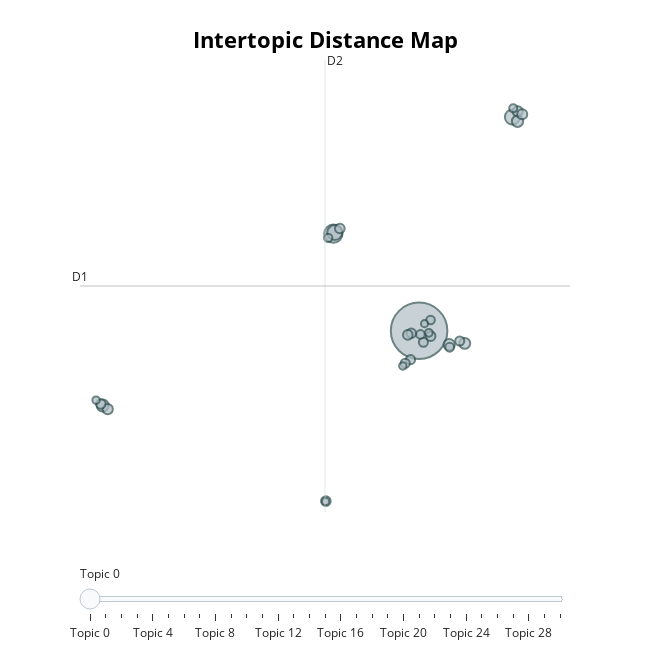

Write notebook code for a chart like this one.
### Code cell
dark_model.visualize_topics()

### Figure 1 — Plotly figure (JSON) as saved in the notebook; plotly's stock layout.template omitted (floating-point values rounded to 4 significant figures)
{"data": [{"customdata": [[0, "blocklists | p2p | blocking | block | vpns", 698], [1, "privacy | analytics | google | safeguard | data", 73], [2, "rodneyyouplonker | 2023 | freedom | nov | dec", 50], [3, "illinois | lawsuit | facial | biometric | claiming", 49], [4, "encryption | encrypted | privacyprotective | security | unencrypted", 32], [5, "copyright | infringement | copyrighted | lawsuit | piracy", 28], [6, "snooping | platform | spyware | european | government", 28], [7, "lza | rza | gza | 2023 | cdda", 26], [8, "2025 | 2024 | banning | facebook | ban", 23], [9, "crypto | 2024 | happen | doomed | ending", 23], [10, "encryption | criminal | outlawing | investigation | terrorism", 22], [11, "crypto | cryptocurrencies | decentralized | banking | bank", 20], [12, "proxybay | cached | offlinebay | proxy | contrail", 20], [13, "dht | settlement | claim | extortionate | move", 20], [14, "blocklists | p2p | vpn | filter | traffic", 20], [15, "privacy | tribler | client | slow | support", 20], [16, "blocklists | vpn | secure | slow | sty", 20], [17, "seedbox | seedboxes | tracker | upload | uploads", 18], [18, "linux | distro | programmed | programmer | window", 18], [19, "wifi | portforwarding | port | router | window", 18], [20, "webtorrent | torrent | streaming | seedbox | vps", 18], [21, "duckduckgo | search | searching | google | feature", 17], [22, "vpns | vpn | purevpn | vyprvpn | privacy", 16], [23, "tracker | tracking | track | h265 | x265", 16], [24, "surveillance | police | rcmp | hacking | wiretap", 15], [25, "ban | canada | effect | 2025 | banned", 14], [26, "github | git | tor | gitlab | oniongit", 13], [27, "kenya | passport | mpesa | sim | wallet", 12], [28, "youtube | peertube | torrent | vimeo | app", 12], [29, "review | site | thanks | choice | thank", 12], [30, "telecommunication | telecom | provider | traffic | surveillance", 11]], "hovertemplate": "<b>Topic %{customdata[0]}</b><br>%{customdata[1]}<br>Size: %{customdata[2]}", "legendgroup": "", "marker": {"color": "#B0BEC5", "line": {"color": "DarkSlateGrey", "width": 2}, "size": [698, 73, 50, 49, 32, 28, 28, 26, 23, 23, 22, 20, 20, 20, 20, 20, 20, 18, 18, 18, 18, 17, 16, 16, 15, 14, 13, 12, 12, 12, 11], "sizemode": "area", "sizeref": 0.4363, "symbol": "circle"}, "mode": "markers", "name": "", "orientation": "v", "showlegend": false, "type": "scatter", "x": [10.58, 6.376, 15.16, 6.439, -4.948, 15.41, 12.06, 12.82, 15.42, -4.701, 15.64, -5.036, 6.004, 11.15, 10.2, 6.69, 10.03, 10.16, 12.58, 10.79, 9.902, 12.08, 10.65, 11.14, 6.12, 15.2, 11.06, -5.27, 9.783, 5.99, 10.85], "xaxis": "x", "y": [6.078, 12.0, 19.1, 12.06, 1.531, 18.84, 5.238, 5.315, 19.45, 1.305, 19.27, 1.62, -4.297, 5.75, 5.929, 12.31, 5.829, 4.322, 5.458, 5.38, 4.1, 5.076, 5.86, 6.732, 11.74, 19.63, 5.958, 1.853, 3.939, -4.312, 6.516], "yaxis": "y"}], "layout": {"annotations": [{"showarrow": false, "text": "D1", "x": -6.061, "y": 8.808, "yshift": 10}, {"showarrow": false, "text": "D2", "x": 5.962, "xshift": 10, "y": 22.58}], "height": 650, "hoverlabel": {"bgcolor": "white", "font": {"family": "Rockwell", "size": 16}}, "legend": {"itemsizing": "constant", "tracegroupgap": 0}, "margin": {"t": 60}, "shapes": [{"line": {"color": "#CFD8DC", "width": 2}, "type": "line", "x0": 5.962, "x1": 5.962, "y0": -4.959, "y1": 22.58}, {"line": {"color": "#9E9E9E", "width": 2}, "type": "line", "x0": -6.061, "x1": 17.99, "y0": 8.808, "y1": 8.808}], "sliders": [{"active": 0, "pad": {"t": 50}, "steps": [{"args": [{"marker.color": [["red", "#B0BEC5", "#B0BEC5", "#B0BEC5", "#B0BEC5", "#B0BEC5", "#B0BEC5", "#B0BEC5", "#B0BEC5", "#B0BEC5", "#B0BEC5", "#B0BEC5", "#B0BEC5", "#B0BEC5", "#B0BEC5", "#B0BEC5", "#B0BEC5", "#B0BEC5", "#B0BEC5", "#B0BEC5", "#B0BEC5", "#B0BEC5", "#B0BEC5", "#B0BEC5", "#B0BEC5", "#B0BEC5", "#B0BEC5", "#B0BEC5", "#B0BEC5", "#B0BEC5", "#B0BEC5"]]}], "label": "Topic 0", "method": "update"}, {"args": [{"marker.color": [["#B0BEC5", "red", "#B0BEC5", "#B0BEC5", "#B0BEC5", "#B0BEC5", "#B0BEC5", "#B0BEC5", "#B0BEC5", "#B0BEC5", "#B0BEC5", "#B0BEC5", "#B0BEC5", "#B0BEC5", "#B0BEC5", "#B0BEC5", "#B0BEC5", "#B0BEC5", "#B0BEC5", "#B0BEC5", "#B0BEC5", "#B0BEC5", "#B0BEC5", "#B0BEC5", "#B0BEC5", "#B0BEC5", "#B0BEC5", "#B0BEC5", "#B0BEC5", "#B0BEC5", "#B0BEC5"]]}], "label": "Topic 1", "method": "update"}, {"args": [{"marker.color": [["#B0BEC5", "#B0BEC5", "red", "#B0BEC5", "#B0BEC5", "#B0BEC5", "#B0BEC5", "#B0BEC5", "#B0BEC5", "#B0BEC5", "#B0BEC5", "#B0BEC5", "#B0BEC5", "#B0BEC5", "#B0BEC5", "#B0BEC5", "#B0BEC5", "#B0BEC5", "#B0BEC5", "#B0BEC5", "#B0BEC5", "#B0BEC5", "#B0BEC5", "#B0BEC5", "#B0BEC5", "#B0BEC5", "#B0BEC5", "#B0BEC5", "#B0BEC5", "#B0BEC5", "#B0BEC5"]]}], "label": "Topic 2", "method": "update"}, {"args": [{"marker.color": [["#B0BEC5", "#B0BEC5", "#B0BEC5", "red", "#B0BEC5", "#B0BEC5", "#B0BEC5", "#B0BEC5", "#B0BEC5", "#B0BEC5", "#B0BEC5", "#B0BEC5", "#B0BEC5", "#B0BEC5", "#B0BEC5", "#B0BEC5", "#B0BEC5", "#B0BEC5", "#B0BEC5", "#B0BEC5", "#B0BEC5", "#B0BEC5", "#B0BEC5", "#B0BEC5", "#B0BEC5", "#B0BEC5", "#B0BEC5", "#B0BEC5", "#B0BEC5", "#B0BEC5", "#B0BEC5"]]}], "label": "Topic 3", "method": "update"}, {"args": [{"marker.color": [["#B0BEC5", "#B0BEC5", "#B0BEC5", "#B0BEC5", "red", "#B0BEC5", "#B0BEC5", "#B0BEC5", "#B0BEC5", "#B0BEC5", "#B0BEC5", "#B0BEC5", "#B0BEC5", "#B0BEC5", "#B0BEC5", "#B0BEC5", "#B0BEC5", "#B0BEC5", "#B0BEC5", "#B0BEC5", "#B0BEC5", "#B0BEC5", "#B0BEC5", "#B0BEC5", "#B0BEC5", "#B0BEC5", "#B0BEC5", "#B0BEC5", "#B0BEC5", "#B0BEC5", "#B0BEC5"]]}], "label": "Topic 4", "method": "update"}, {"args": [{"marker.color": [["#B0BEC5", "#B0BEC5", "#B0BEC5", "#B0BEC5", "#B0BEC5", "red", "#B0BEC5", "#B0BEC5", "#B0BEC5", "#B0BEC5", "#B0BEC5", "#B0BEC5", "#B0BEC5", "#B0BEC5", "#B0BEC5", "#B0BEC5", "#B0BEC5", "#B0BEC5", "#B0BEC5", "#B0BEC5", "#B0BEC5", "#B0BEC5", "#B0BEC5", "#B0BEC5", "#B0BEC5", "#B0BEC5", "#B0BEC5", "#B0BEC5", "#B0BEC5", "#B0BEC5", "#B0BEC5"]]}], "label": "Topic 5", "method": "update"}, {"args": [{"marker.color": [["#B0BEC5", "#B0BEC5", "#B0BEC5", "#B0BEC5", "#B0BEC5", "#B0BEC5", "red", "#B0BEC5", "#B0BEC5", "#B0BEC5", "#B0BEC5", "#B0BEC5", "#B0BEC5", "#B0BEC5", "#B0BEC5", "#B0BEC5", "#B0BEC5", "#B0BEC5", "#B0BEC5", "#B0BEC5", "#B0BEC5", "#B0BEC5", "#B0BEC5", "#B0BEC5", "#B0BEC5", "#B0BEC5", "#B0BEC5", "#B0BEC5", "#B0BEC5", "#B0BEC5", "#B0BEC5"]]}], "label": "Topic 6", "method": "update"}, {"args": [{"marker.color": [["#B0BEC5", "#B0BEC5", "#B0BEC5", "#B0BEC5", "#B0BEC5", "#B0BEC5", "#B0BEC5", "red", "#B0BEC5", "#B0BEC5", "#B0BEC5", "#B0BEC5", "#B0BEC5", "#B0BEC5", "#B0BEC5", "#B0BEC5", "#B0BEC5", "#B0BEC5", "#B0BEC5", "#B0BEC5", "#B0BEC5", "#B0BEC5", "#B0BEC5", "#B0BEC5", "#B0BEC5", "#B0BEC5", "#B0BEC5", "#B0BEC5", "#B0BEC5", "#B0BEC5", "#B0BEC5"]]}], "label": "Topic 7", "method": "update"}, {"args": [{"marker.color": [["#B0BEC5", "#B0BEC5", "#B0BEC5", "#B0BEC5", "#B0BEC5", "#B0BEC5", "#B0BEC5", "#B0BEC5", "red", "#B0BEC5", "#B0BEC5", "#B0BEC5", "#B0BEC5", "#B0BEC5", "#B0BEC5", "#B0BEC5", "#B0BEC5", "#B0BEC5", "#B0BEC5", "#B0BEC5", "#B0BEC5", "#B0BEC5", "#B0BEC5", "#B0BEC5", "#B0BEC5", "#B0BEC5", "#B0BEC5", "#B0BEC5", "#B0BEC5", "#B0BEC5", "#B0BEC5"]]}], "label": "Topic 8", "method": "update"}, {"args": [{"marker.color": [["#B0BEC5", "#B0BEC5", "#B0BEC5", "#B0BEC5", "#B0BEC5", "#B0BEC5", "#B0BEC5", "#B0BEC5", "#B0BEC5", "red", "#B0BEC5", "#B0BEC5", "#B0BEC5", "#B0BEC5", "#B0BEC5", "#B0BEC5", "#B0BEC5", "#B0BEC5", "#B0BEC5", "#B0BEC5", "#B0BEC5", "#B0BEC5", "#B0BEC5", "#B0BEC5", "#B0BEC5", "#B0BEC5", "#B0BEC5", "#B0BEC5", "#B0BEC5", "#B0BEC5", "#B0BEC5"]]}], "label": "Topic 9", "method": "update"}, {"args": [{"marker.color": [["#B0BEC5", "#B0BEC5", "#B0BEC5", "#B0BEC5", "#B0BEC5", "#B0BEC5", "#B0BEC5", "#B0BEC5", "#B0BEC5", "#B0BEC5", "red", "#B0BEC5", "#B0BEC5", "#B0BEC5", "#B0BEC5", "#B0BEC5", "#B0BEC5", "#B0BEC5", "#B0BEC5", "#B0BEC5", "#B0BEC5", "#B0BEC5", "#B0BEC5", "#B0BEC5", "#B0BEC5", "#B0BEC5", "#B0BEC5", "#B0BEC5", "#B0BEC5", "#B0BEC5", "#B0BEC5"]]}], "label": "Topic 10", "method": "update"}, {"args": [{"marker.color": [["#B0BEC5", "#B0BEC5", "#B0BEC5", "#B0BEC5", "#B0BEC5", "#B0BEC5", "#B0BEC5", "#B0BEC5", "#B0BEC5", "#B0BEC5", "#B0BEC5", "red", "#B0BEC5", "#B0BEC5", "#B0BEC5", "#B0BEC5", "#B0BEC5", "#B0BEC5", "#B0BEC5", "#B0BEC5", "#B0BEC5", "#B0BEC5", "#B0BEC5", "#B0BEC5", "#B0BEC5", "#B0BEC5", "#B0BEC5", "#B0BEC5", "#B0BEC5", "#B0BEC5", "#B0BEC5"]]}], "label": "Topic 11", "method": "update"}, {"args": [{"marker.color": [["#B0BEC5", "#B0BEC5", "#B0BEC5", "#B0BEC5", "#B0BEC5", "#B0BEC5", "#B0BEC5", "#B0BEC5", "#B0BEC5", "#B0BEC5", "#B0BEC5", "#B0BEC5", "red", "#B0BEC5", "#B0BEC5", "#B0BEC5", "#B0BEC5", "#B0BEC5", "#B0BEC5", "#B0BEC5", "#B0BEC5", "#B0BEC5", "#B0BEC5", "#B0BEC5", "#B0BEC5", "#B0BEC5", "#B0BEC5", "#B0BEC5", "#B0BEC5", "#B0BEC5", "#B0BEC5"]]}], "label": "Topic 12", "method": "update"}, {"args": [{"marker.color": [["#B0BEC5", "#B0BEC5", "#B0BEC5", "#B0BEC5", "#B0BEC5", "#B0BEC5", "#B0BEC5", "#B0BEC5", "#B0BEC5", "#B0BEC5", "#B0BEC5", "#B0BEC5", "#B0BEC5", "red", "#B0BEC5", "#B0BEC5", "#B0BEC5", "#B0BEC5", "#B0BEC5", "#B0BEC5", "#B0BEC5", "#B0BEC5", "#B0BEC5", "#B0BEC5", "#B0BEC5", "#B0BEC5", "#B0BEC5", "#B0BEC5", "#B0BEC5", "#B0BEC5", "#B0BEC5"]]}], "label": "Topic 13", "method": "update"}, {"args": [{"marker.color": [["#B0BEC5", "#B0BEC5", "#B0BEC5", "#B0BEC5", "#B0BEC5", "#B0BEC5", "#B0BEC5", "#B0BEC5", "#B0BEC5", "#B0BEC5", "#B0BEC5", "#B0BEC5", "#B0BEC5", "#B0BEC5", "red", "#B0BEC5", "#B0BEC5", "#B0BEC5", "#B0BEC5", "#B0BEC5", "#B0BEC5", "#B0BEC5", "#B0BEC5", "#B0BEC5", "#B0BEC5", "#B0BEC5", "#B0BEC5", "#B0BEC5", "#B0BEC5", "#B0BEC5", "#B0BEC5"]]}], "label": "Topic 14", "method": "update"}, {"args": [{"marker.color": [["#B0BEC5", "#B0BEC5", "#B0BEC5", "#B0BEC5", "#B0BEC5", "#B0BEC5", "#B0BEC5", "#B0BEC5", "#B0BEC5", "#B0BEC5", "#B0BEC5", "#B0BEC5", "#B0BEC5", "#B0BEC5", "#B0BEC5", "red", "#B0BEC5", "#B0BEC5", "#B0BEC5", "#B0BEC5", "#B0BEC5", "#B0BEC5", "#B0BEC5", "#B0BEC5", "#B0BEC5", "#B0BEC5", "#B0BEC5", "#B0BEC5", "#B0BEC5", "#B0BEC5", "#B0BEC5"]]}], "label": "Topic 15", "method": "update"}, {"args": [{"marker.color": [["#B0BEC5", "#B0BEC5", "#B0BEC5", "#B0BEC5", "#B0BEC5", "#B0BEC5", "#B0BEC5", "#B0BEC5", "#B0BEC5", "#B0BEC5", "#B0BEC5", "#B0BEC5", "#B0BEC5", "#B0BEC5", "#B0BEC5", "#B0BEC5", "red", "#B0BEC5", "#B0BEC5", "#B0BEC5", "#B0BEC5", "#B0BEC5", "#B0BEC5", "#B0BEC5", "#B0BEC5", "#B0BEC5", "#B0BEC5", "#B0BEC5", "#B0BEC5", "#B0BEC5", "#B0BEC5"]]}], "label": "Topic 16", "method": "update"}, {"args": [{"marker.color": [["#B0BEC5", "#B0BEC5", "#B0BEC5", "#B0BEC5", "#B0BEC5", "#B0BEC5", "#B0BEC5", "#B0BEC5", "#B0BEC5", "#B0BEC5", "#B0BEC5", "#B0BEC5", "#B0BEC5", "#B0BEC5", "#B0BEC5", "#B0BEC5", "#B0BEC5", "red", "#B0BEC5", "#B0BEC5", "#B0BEC5", "#B0BEC5", "#B0BEC5", "#B0BEC5", "#B0BEC5", "#B0BEC5", "#B0BEC5", "#B0BEC5", "#B0BEC5", "#B0BEC5", "#B0BEC5"]]}], "label": "Topic 17", "method": "update"}, {"args": [{"marker.color": [["#B0BEC5", "#B0BEC5", "#B0BEC5", "#B0BEC5", "#B0BEC5", "#B0BEC5", "#B0BEC5", "#B0BEC5", "#B0BEC5", "#B0BEC5", "#B0BEC5", "#B0BEC5", "#B0BEC5", "#B0BEC5", "#B0BEC5", "#B0BEC5", "#B0BEC5", "#B0BEC5", "red", "#B0BEC5", "#B0BEC5", "#B0BEC5", "#B0BEC5", "#B0BEC5", "#B0BEC5", "#B0BEC5", "#B0BEC5", "#B0BEC5", "#B0BEC5", "#B0BEC5", "#B0BEC5"]]}], "label": "Topic 18", "method": "update"}, {"args": [{"marker.color": [["#B0BEC5", "#B0BEC5", "#B0BEC5", "#B0BEC5", "#B0BEC5", "#B0BEC5", "#B0BEC5", "#B0BEC5", "#B0BEC5", "#B0BEC5", "#B0BEC5", "#B0BEC5", "#B0BEC5", "#B0BEC5", "#B0BEC5", "#B0BEC5", "#B0BEC5", "#B0BEC5", "#B0BEC5", "red", "#B0BEC5", "#B0BEC5", "#B0BEC5", "#B0BEC5", "#B0BEC5", "#B0BEC5", "#B0BEC5", "#B0BEC5", "#B0BEC5", "#B0BEC5", "#B0BEC5"]]}], "label": "Topic 19", "method": "update"}, {"args": [{"marker.color": [["#B0BEC5", "#B0BEC5", "#B0BEC5", "#B0BEC5", "#B0BEC5", "#B0BEC5", "#B0BEC5", "#B0BEC5", "#B0BEC5", "#B0BEC5", "#B0BEC5", "#B0BEC5", "#B0BEC5", "#B0BEC5", "#B0BEC5", "#B0BEC5", "#B0BEC5", "#B0BEC5", "#B0BEC5", "#B0BEC5", "red", "#B0BEC5", "#B0BEC5", "#B0BEC5", "#B0BEC5", "#B0BEC5", "#B0BEC5", "#B0BEC5", "#B0BEC5", "#B0BEC5", "#B0BEC5"]]}], "label": "Topic 20", "method": "update"}, {"args": [{"marker.color": [["#B0BEC5", "#B0BEC5", "#B0BEC5", "#B0BEC5", "#B0BEC5", "#B0BEC5", "#B0BEC5", "#B0BEC5", "#B0BEC5", "#B0BEC5", "#B0BEC5", "#B0BEC5", "#B0BEC5", "#B0BEC5", "#B0BEC5", "#B0BEC5", "#B0BEC5", "#B0BEC5", "#B0BEC5", "#B0BEC5", "#B0BEC5", "red", "#B0BEC5", "#B0BEC5", "#B0BEC5", "#B0BEC5", "#B0BEC5", "#B0BEC5", "#B0BEC5", "#B0BEC5", "#B0BEC5"]]}], "label": "Topic 21", "method": "update"}, {"args": [{"marker.color": [["#B0BEC5", "#B0BEC5", "#B0BEC5", "#B0BEC5", "#B0BEC5", "#B0BEC5", "#B0BEC5", "#B0BEC5", "#B0BEC5", "#B0BEC5", "#B0BEC5", "#B0BEC5", "#B0BEC5", "#B0BEC5", "#B0BEC5", "#B0BEC5", "#B0BEC5", "#B0BEC5", "#B0BEC5", "#B0BEC5", "#B0BEC5", "#B0BEC5", "red", "#B0BEC5", "#B0BEC5", "#B0BEC5", "#B0BEC5", "#B0BEC5", "#B0BEC5", "#B0BEC5", "#B0BEC5"]]}], "label": "Topic 22", "method": "update"}, {"args": [{"marker.color": [["#B0BEC5", "#B0BEC5", "#B0BEC5", "#B0BEC5", "#B0BEC5", "#B0BEC5", "#B0BEC5", "#B0BEC5", "#B0BEC5", "#B0BEC5", "#B0BEC5", "#B0BEC5", "#B0BEC5", "#B0BEC5", "#B0BEC5", "#B0BEC5", "#B0BEC5", "#B0BEC5", "#B0BEC5", "#B0BEC5", "#B0BEC5", "#B0BEC5", "#B0BEC5", "red", "#B0BEC5", "#B0BEC5", "#B0BEC5", "#B0BEC5", "#B0BEC5", "#B0BEC5", "#B0BEC5"]]}], "label": "Topic 23", "method": "update"}, {"args": [{"marker.color": [["#B0BEC5", "#B0BEC5", "#B0BEC5", "#B0BEC5", "#B0BEC5", "#B0BEC5", "#B0BEC5", "#B0BEC5", "#B0BEC5", "#B0BEC5", "#B0BEC5", "#B0BEC5", "#B0BEC5", "#B0BEC5", "#B0BEC5", "#B0BEC5", "#B0BEC5", "#B0BEC5", "#B0BEC5", "#B0BEC5", "#B0BEC5", "#B0BEC5", "#B0BEC5", "#B0BEC5", "red", "#B0BEC5", "#B0BEC5", "#B0BEC5", "#B0BEC5", "#B0BEC5", "#B0BEC5"]]}], "label": "Topic 24", "method": "update"}, {"args": [{"marker.color": [["#B0BEC5", "#B0BEC5", "#B0BEC5", "#B0BEC5", "#B0BEC5", "#B0BEC5", "#B0BEC5", "#B0BEC5", "#B0BEC5", "#B0BEC5", "#B0BEC5", "#B0BEC5", "#B0BEC5", "#B0BEC5", "#B0BEC5", "#B0BEC5", "#B0BEC5", "#B0BEC5", "#B0BEC5", "#B0BEC5", "#B0BEC5", "#B0BEC5", "#B0BEC5", "#B0BEC5", "#B0BEC5", "red", "#B0BEC5", "#B0BEC5", "#B0BEC5", "#B0BEC5", "#B0BEC5"]]}], "label": "Topic 25", "method": "update"}, {"args": [{"marker.color": [["#B0BEC5", "#B0BEC5", "#B0BEC5", "#B0BEC5", "#B0BEC5", "#B0BEC5", "#B0BEC5", "#B0BEC5", "#B0BEC5", "#B0BEC5", "#B0BEC5", "#B0BEC5", "#B0BEC5", "#B0BEC5", "#B0BEC5", "#B0BEC5", "#B0BEC5", "#B0BEC5", "#B0BEC5", "#B0BEC5", "#B0BEC5", "#B0BEC5", "#B0BEC5", "#B0BEC5", "#B0BEC5", "#B0BEC5", "red", "#B0BEC5", "#B0BEC5", "#B0BEC5", "#B0BEC5"]]}], "label": "Topic 26", "method": "update"}, {"args": [{"marker.color": [["#B0BEC5", "#B0BEC5", "#B0BEC5", "#B0BEC5", "#B0BEC5", "#B0BEC5", "#B0BEC5", "#B0BEC5", "#B0BEC5", "#B0BEC5", "#B0BEC5", "#B0BEC5", "#B0BEC5", "#B0BEC5", "#B0BEC5", "#B0BEC5", "#B0BEC5", "#B0BEC5", "#B0BEC5", "#B0BEC5", "#B0BEC5", "#B0BEC5", "#B0BEC5", "#B0BEC5", "#B0BEC5", "#B0BEC5", "#B0BEC5", "red", "#B0BEC5", "#B0BEC5", "#B0BEC5"]]}], "label": "Topic 27", "method": "update"}, {"args": [{"marker.color": [["#B0BEC5", "#B0BEC5", "#B0BEC5", "#B0BEC5", "#B0BEC5", "#B0BEC5", "#B0BEC5", "#B0BEC5", "#B0BEC5", "#B0BEC5", "#B0BEC5", "#B0BEC5", "#B0BEC5", "#B0BEC5", "#B0BEC5", "#B0BEC5", "#B0BEC5", "#B0BEC5", "#B0BEC5", "#B0BEC5", "#B0BEC5", "#B0BEC5", "#B0BEC5", "#B0BEC5", "#B0BEC5", "#B0BEC5", "#B0BEC5", "#B0BEC5", "red", "#B0BEC5", "#B0BEC5"]]}], "label": "Topic 28", "method": "update"}, {"args": [{"marker.color": [["#B0BEC5", "#B0BEC5", "#B0BEC5", "#B0BEC5", "#B0BEC5", "#B0BEC5", "#B0BEC5", "#B0BEC5", "#B0BEC5", "#B0BEC5", "#B0BEC5", "#B0BEC5", "#B0BEC5", "#B0BEC5", "#B0BEC5", "#B0BEC5", "#B0BEC5", "#B0BEC5", "#B0BEC5", "#B0BEC5", "#B0BEC5", "#B0BEC5", "#B0BEC5", "#B0BEC5", "#B0BEC5", "#B0BEC5", "#B0BEC5", "#B0BEC5", "#B0BEC5", "red", "#B0BEC5"]]}], "label": "Topic 29", "method": "update"}, {"args": [{"marker.color": [["#B0BEC5", "#B0BEC5", "#B0BEC5", "#B0BEC5", "#B0BEC5", "#B0BEC5", "#B0BEC5", "#B0BEC5", "#B0BEC5", "#B0BEC5", "#B0BEC5", "#B0BEC5", "#B0BEC5", "#B0BEC5", "#B0BEC5", "#B0BEC5", "#B0BEC5", "#B0BEC5", "#B0BEC5", "#B0BEC5", "#B0BEC5", "#B0BEC5", "#B0BEC5", "#B0BEC5", "#B0BEC5", "#B0BEC5", "#B0BEC5", "#B0BEC5", "#B0BEC5", "#B0BEC5", "red"]]}], "label": "Topic 30", "method": "update"}]}], "title": {"font": {"color": "Black", "size": 22}, "text": "<b>Intertopic Distance Map</b>", "x": 0.5, "xanchor": "center", "y": 0.95, "yanchor": "top"}, "width": 650, "xaxis": {"anchor": "y", "domain": [0, 1], "range": [-6.061, 17.99], "title": {"text": ""}, "visible": false}, "yaxis": {"anchor": "x", "domain": [0, 1], "range": [-4.959, 22.58], "title": {"text": ""}, "visible": false}}}
